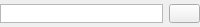
<?xml version="1.0" encoding="UTF-8"?>
<ui version="4.0">
 <class>WidgetVideo</class>
 <widget class="QWidget" name="WidgetVideo">
  <property name="geometry">
   <rect>
    <x>0</x>
    <y>0</y>
    <width>200</width>
    <height>27</height>
   </rect>
  </property>
  <property name="windowTitle">
   <string>Form</string>
  </property>
  <layout class="QGridLayout" name="gridLayout">
   <property name="leftMargin">
    <number>0</number>
   </property>
   <property name="topMargin">
    <number>0</number>
   </property>
   <property name="rightMargin">
    <number>0</number>
   </property>
   <property name="bottomMargin">
    <number>0</number>
   </property>
   <item row="0" column="0">
    <layout class="QHBoxLayout" name="horizontalLayout" stretch="0,0">
     <item>
      <widget class="QListWidget" name="listWidget">
       <property name="minimumSize">
        <size>
         <width>0</width>
         <height>19</height>
        </size>
       </property>
       <property name="maximumSize">
        <size>
         <width>16777215</width>
         <height>19</height>
        </size>
       </property>
       <property name="verticalScrollBarPolicy">
        <enum>Qt::ScrollBarAlwaysOff</enum>
       </property>
       <property name="horizontalScrollBarPolicy">
        <enum>Qt::ScrollBarAlwaysOff</enum>
       </property>
       <property name="autoScroll">
        <bool>false</bool>
       </property>
       <property name="autoScrollMargin">
        <number>20</number>
       </property>
       <property name="showDropIndicator" stdset="0">
        <bool>false</bool>
       </property>
       <property name="spacing">
        <number>1</number>
       </property>
      </widget>
     </item>
     <item>
      <widget class="QPushButton" name="pushButton">
       <property name="minimumSize">
        <size>
         <width>31</width>
         <height>19</height>
        </size>
       </property>
       <property name="maximumSize">
        <size>
         <width>31</width>
         <height>19</height>
        </size>
       </property>
       <property name="text">
        <string/>
       </property>
       <property name="icon">
        <iconset resource="../ressources.qrc">
         <normaloff>:/icons/Ressources/play_song.png</normaloff>:/icons/Ressources/play_song.png</iconset>
       </property>
      </widget>
     </item>
    </layout>
   </item>
  </layout>
 </widget>
 <resources>
  <include location="../ressources.qrc"/>
 </resources>
 <connections/>
</ui>
